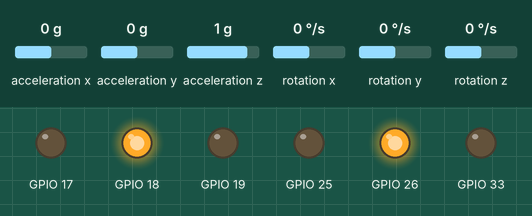
A sketch run on a simulated ESP32. Parts: output pins drawn as LEDs (lit = HIGH). Wiring (inferred from the names in the program): MPU-6050 motion sensor at I2C address 0x68. Inputs (shaded band) come from the test bench; at power-on: acceleration y 0 g, acceleration z 1 g, acceleration x 0 g, rotation x 0 °/s, rotation y 0 °/s, rotation z 0 °/s. What the sketch prints to the serial monitor is not drawn.

Above: at 7.8 s.
7.9 s: acceleration y set to 1.4 g
At 8.8 s:
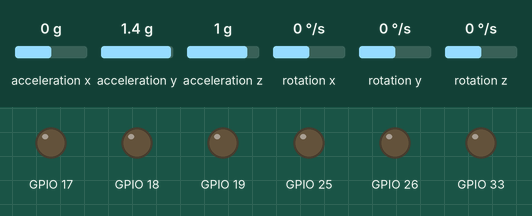
10.9 s: acceleration z set to 1.4 g
13.9 s: acceleration x set to -0.2 g
Timing chart, 0 to 16.9 s (numbered marks = the images above; inputs shaded):
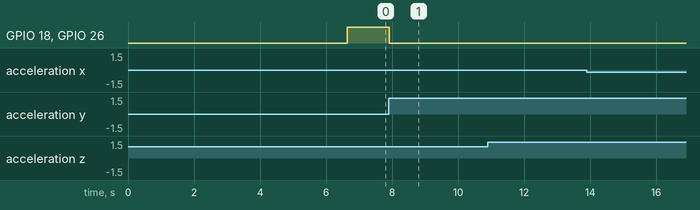

The sketch:

TASK.ino
```cpp
#include <Arduino.h>
#include "PIDController.h"
#include "IMUSensor.h"
#include "StepperMotor.h"

IMUSensor imu;

PIDController pid(20.0, 0.0, 1.0);

// Left motor: STEP 25, DIR 26, ENA 33
StepperMotor leftMotor(25, 26, 33);

// Right motor: STEP 19, DIR 18, ENA 17
StepperMotor rightMotor(19, 18, 17);

unsigned long lastTime = 0;

// Change to -1 if the right motor direction needs reversing
const int RIGHT_MOTOR_SIGN = 1;

void setup()
{
    Serial.begin(115200);

    // Initialize and calibrate IMU
    imu.begin();
    delay(1000);

    imu.calibrateGyro();
    delay(500);

    lastTime = micros();

    // Initialize motors
    leftMotor.begin();
    rightMotor.begin();

    leftMotor.enable();
    rightMotor.enable();

    // Initialize PID
    pid.setTarget(0.0);
    pid.setOutputLimits(-1000, 1000);
    pid.setIntegralLimits(-100, 100);

    Serial.println("Self-balancing controller started");
}

void loop()
{
    // Read sensor
    imu.update();

    float currentAngle = imu.getAngle();
    float gyroRate = imu.getGyroRate();

    // Calculate elapsed time
    unsigned long currentTime = micros();

    float dt = (currentTime - lastTime) / 1000000.0f;
    lastTime = currentTime;

    // Calculate PID output
    float output = pid.compute(currentAngle, gyroRate, dt);

    // Use PID output as motor speed in steps per second
    float leftSpeed = output;
    float rightSpeed = output * RIGHT_MOTOR_SIGN;

    // Send speed commands to motors
    leftMotor.setSpeed(leftSpeed);
    rightMotor.setSpeed(rightSpeed);

    // Generate step pulses
    leftMotor.runSpeed();
    rightMotor.runSpeed();

    // Keep your Serial Monitor output
    Serial.print("Angle: ");
    Serial.print(currentAngle);

    Serial.print(" | Gyro: ");
    Serial.print(gyroRate);

    Serial.print(" | dt: ");
    Serial.print(dt, 4);

    Serial.print(" | Output: ");
    Serial.println(output);
}
```

IMUSensor.cpp
```cpp
#include "IMUSensor.h"

IMUSensor::IMUSensor(){
    address = 0x68;

    angle = 0.0;
    gyroRate = 0.0;

    accAngle =0.0;
    alpha =0.98;

    gyroOffsetX = 0.0;
    gyroOffsetY = 0.0;
    gyroOffsetZ = 0.0;

    lastTime = 0;
}

void IMUSensor::writeRegister(uint8_t reg, uint8_t value){
    Wire.beginTransmission(address);
    Wire.write(reg);
    Wire.write(value);
    Wire.endTransmission();
}

uint8_t IMUSensor::readRegister(uint8_t reg){
    Wire.beginTransmission(address);
    Wire.write(reg);
    Wire.endTransmission(false);

    Wire.requestFrom(address, (uint8_t)1);

    if (Wire.available()){
        return Wire.read();
    }

    return 0;
}

void IMUSensor::begin(){

    Wire.begin(21, 22);

    delay(100);

    Serial.println("Starting MPU6050...");

    writeRegister(0x6B, 0x00);

    delay(100);

    writeRegister(0x1C, 0x10);

    writeRegister(0x1B, 0x08);

    writeRegister(0x1A, 0x03);

    delay(100);

    Serial.println("MPU6050 initialized!");

    Serial.print("WHO_AM_I = 0x");
    Serial.println(readRegister(0x75), HEX);

    angle = 0.0;
    gyroRate = 0.0;
    accAngle =0.0;

    lastTime = millis();
}

void IMUSensor::calibrateGyro(){
    Serial.println();
    Serial.println("=== GYRO CALIBRATION ===");
    Serial.println("Keep the MPU6050 COMPLETELY STILL!");
    Serial.println("Calibration starting...");


    delay(2000);

    const int samples = 1000;

    long sumX = 0;
    long sumY = 0;
    long sumZ = 0;

    for (int i = 0; i < samples; i++)
    {

        Wire.beginTransmission(address);
        Wire.write(0x43);
        Wire.endTransmission(false);


        Wire.requestFrom(address, (uint8_t)6);

        if (Wire.available() >= 6){
            int16_t gyroX = (Wire.read() << 8) | Wire.read();
            int16_t gyroY = (Wire.read() << 8) | Wire.read();
            int16_t gyroZ = (Wire.read() << 8) | Wire.read();

            sumX += gyroX;
            sumY += gyroY;
            sumZ += gyroZ;
        }

        delay(2);
    }


    gyroOffsetX = ((float)sumX / samples) / 65.5;
    gyroOffsetY = ((float)sumY / samples) / 65.5;
    gyroOffsetZ = ((float)sumZ / samples) / 65.5;

    Serial.println();
    Serial.println("Calibration complete!");

    Serial.print("Gyro X Offset: ");
    Serial.println(gyroOffsetX, 4);

    Serial.print("Gyro Y Offset: ");
    Serial.println(gyroOffsetY, 4);

    Serial.print("Gyro Z Offset: ");
    Serial.println(gyroOffsetZ, 4);

    Serial.println("========================");
    Serial.println();
}

void IMUSensor::readSensorData()
{

    Wire.beginTransmission(address);
    Wire.write(0x3B);
    Wire.endTransmission(false);


    Wire.requestFrom(address, (uint8_t)14);

    if (Wire.available() < 14){
        Serial.println("Sensor data read failed!");
        return;
    }

    int16_t accelX = (Wire.read() << 8) | Wire.read();
    int16_t accelY = (Wire.read() << 8) | Wire.read();
    int16_t accelZ = (Wire.read() << 8) | Wire.read();


    Wire.read();
    Wire.read();

    int16_t gyroX = (Wire.read() << 8) | Wire.read();
    int16_t gyroY = (Wire.read() << 8) | Wire.read();
    int16_t gyroZ = (Wire.read() << 8) | Wire.read();

    float ax = (float)accelX / 4096.0;
    float ay = (float)accelY / 4096.0;
    float az = (float)accelZ / 4096.0;

    float gx = ((float)gyroX / 65.5) - gyroOffsetX;
    float gy = ((float)gyroY / 65.5) - gyroOffsetY;
    float gz = ((float)gyroZ / 65.5) - gyroOffsetZ;

    gyroRate = gx;

    angle = atan2(ay, az) * 180.0 / PI;

    unsigned long currentTime = millis();
    float dt = (currentTime - lastTime)/1000.0;
    lastTime =currentTime;

    if(dt > 0.0 && dt < 1.0){
        angle = alpha * (angle + gyroRate * dt) + (1.0 - alpha)* accAngle;
    }

    Serial.print("Accel X: ");
    Serial.print(ax, 2);

    Serial.print(" | Y: ");
    Serial.print(ay, 2);

    Serial.print(" | Z: ");
    Serial.print(az, 2);

    Serial.print(" | Angle: ");
    Serial.print(angle, 2);

    Serial.print(" | Gyro X: ");
    Serial.println(gyroRate, 2);
}

void IMUSensor::update(){
    readSensorData();
}

float IMUSensor::getAngle(){
    return angle;
}

float IMUSensor::getGyroRate(){
    return gyroRate;
}
```

IMUSensor.h
```cpp
#ifndef IMU_SENSOR_H
#define IMU_SENSOR_H

#include <Arduino.h>
#include <Wire.h>

class IMUSensor{
private:
    uint8_t address;

    float angle;
    float gyroRate;

    float accAngle;
    float alpha;

    float gyroOffsetX;
    float gyroOffsetY;
    float gyroOffsetZ;

    unsigned long lastTime;

    void writeRegister(uint8_t reg, uint8_t value);
    uint8_t readRegister(uint8_t reg);
    void readSensorData();

public:
    IMUSensor();

    void begin();
    void calibrateGyro();
    void update();

    float getAngle();
    float getGyroRate();
};

#endif
```

PIDController.cpp
```cpp
#include "PIDController.h"

PIDController::PIDController(float Kp, float Ki , float Kd){
  this->Kp = Kp;
  this->Ki = Ki;
  this->Kd = Kd;

  targetAngle =0.0;
  integral =0.0;
  outputMin= -1000.0;
  outputMax= 1000.0;

  integralMin= -100.0;
  integralMax= 100.0;
}

void PIDController::setTarget(float target){
  targetAngle = target;
}
void PIDController::setOutputLimits(float minOutput, float maxOutput){
  outputMin = minOutput;
  outputMax = maxOutput;
}
void PIDController::setIntegralLimits(float minIntegral, float maxIntegral){
  integralMin = minIntegral;
  integralMax = maxIntegral;
}
float PIDController::compute(float currentAngle, float gyroRate, float dt){
  if(dt <= 0.0){
    return 0.0;
  }
  float error = targetAngle - currentAngle;
  float P = Kp * error;
  integral += error*dt;
  if(integral > integralMax){
    integral = integralMax;
  }
  if(integral < integralMin){
    integral = integralMin;
  }
  float I = Ki*integral;
  float D = -Kd*gyroRate;
  float output = P+I+D;
  if(output>outputMax){
    output = outputMax;
  }
  if(output< outputMin){
    output = outputMin;
  }
  return output;
}

float PIDController::getKp(){
  return Kp;
}

float  PIDController::getKi(){
  return Ki;
}
float PIDController::getKd(){
  return Kd;
}
```

PIDController.h
```cpp
#ifndef PIDCONTROLLER_H
#define PIDCONTROLLER_H

class PIDController{
private:
  float Kp;
  float Ki;
  float Kd;
  float targetAngle;
  float integral;
  float outputMin;
  float outputMax;
  float integralMin;
  float integralMax;

public:
  PIDController(float Kp, float Ki, float  Kd);

  void setTarget(float target);

  void setOutputLimits(float minOutput, float maxOutput);

  void setIntegralLimits(float minIntegral, float maxIntegral);

  float compute(float currentAngle, float gyroRate, float dt);

  void reset();

  float getKp();
  float getKi();
  float getKd();

};

#endif
```

StepperMotor.cpp
```cpp
#include "StepperMotor.h"

StepperMotor::StepperMotor(uint8_t stepPin,
                           uint8_t dirPin,
                           uint8_t enablePin)
{
    this->stepPin = stepPin;
    this->dirPin = dirPin;
    this->enablePin = enablePin;

    enabled = false;
    direction = HIGH;
    speed = 0.0f;
    lastStepTime = 0;
    stepInterval = 0;
}

void StepperMotor::begin()
{
    pinMode(stepPin, OUTPUT);
    pinMode(dirPin, OUTPUT);
    pinMode(enablePin, OUTPUT);

    digitalWrite(stepPin, LOW);
    digitalWrite(dirPin, direction);

    disable();
}

void StepperMotor::enable()
{
    digitalWrite(enablePin, LOW);
    enabled = true;
}

void StepperMotor::disable()
{
    digitalWrite(enablePin, HIGH);
    enabled = false;
}

void StepperMotor::setDirection(bool newDirection)
{
    if (direction != newDirection)
    {
        direction = newDirection;
        digitalWrite(dirPin, direction);
        lastStepTime = micros();
    }
}

void StepperMotor::setSpeed(float stepsPerSecond)
{
    if (stepsPerSecond < 0.0f)
    {
        setDirection(LOW);
        speed = -stepsPerSecond;
    }
    else
    {
        setDirection(HIGH);
        speed = stepsPerSecond;
    }

    if (speed > 0.0f)
    {
        stepInterval = (unsigned long)(1000000.0f / speed);

        if (stepInterval < 10)
            stepInterval = 10;
    }
    else
    {
        stepInterval = 0;
    }
}

void StepperMotor::runSpeed()
{
    if (!enabled || speed <= 0.0f || stepInterval == 0)
        return;

    unsigned long now = micros();

    if ((unsigned long)(now - lastStepTime) >= stepInterval)
    {
        lastStepTime = now;

        digitalWrite(stepPin, HIGH);
        delayMicroseconds(3);
        digitalWrite(stepPin, LOW);
    }
}

void StepperMotor::stop()
{
    speed = 0.0f;
    stepInterval = 0;
}
```

StepperMotor.h
```cpp
#ifndef STEPPER_MOTOR_H
#define STEPPER_MOTOR_H

#include <Arduino.h>

class StepperMotor
{
private:
    uint8_t stepPin;
    uint8_t dirPin;
    uint8_t enablePin;

    bool enabled;
    bool direction;

    float speed;
    unsigned long lastStepTime;
    unsigned long stepInterval;

public:
    StepperMotor(uint8_t stepPin,
                 uint8_t dirPin,
                 uint8_t enablePin);

    void begin();
    void enable();
    void disable();

    void setSpeed(float stepsPerSecond);
    void setDirection(bool direction);

    void runSpeed();
    void stop();
};

#endif
```

Measured:
- after the input at 7.9 s, GPIO 18, GPIO 26: HIGH → LOW at once
